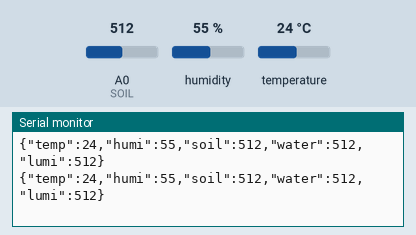
The sketch below on a simulated Arduino Uno, built with avr-gcc and run on an emulated ATmega328P. On the bench: the last lines printed to the serial monitor. The inputs (shaded band) are chosen by the test bench; at power-on: humidity 55 %, A0 (SOIL) = 512, temperature 24 °C.

Above: at 2.8 s.
2.9 s: humidity set to 22 %
At 5.3 s:
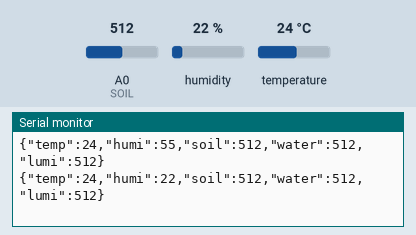
5.6 s: A0 (SOIL) set to 716
At 6.8 s:
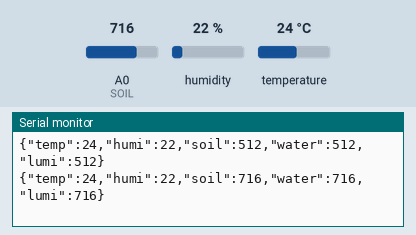
8.3 s: temperature set to 12 °C
At 10.7 s:
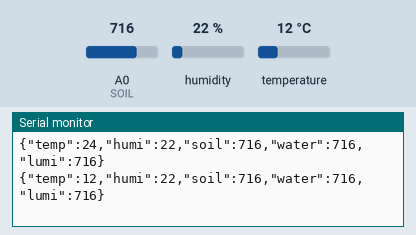
11.0 s: A0 (SOIL) set to 900
At 13.2 s:
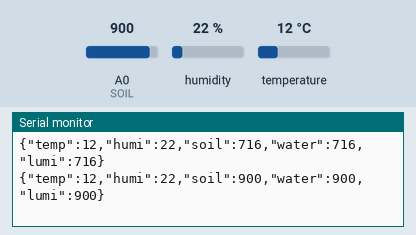
13.7 s: humidity set to 40 %
At 14.6 s:
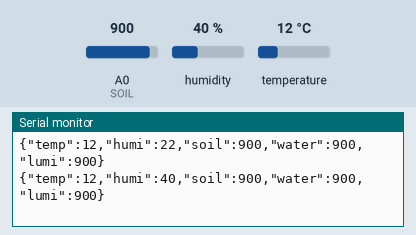
Timing chart, 0 to 16.7 s (numbered marks = the images above; inputs shaded):
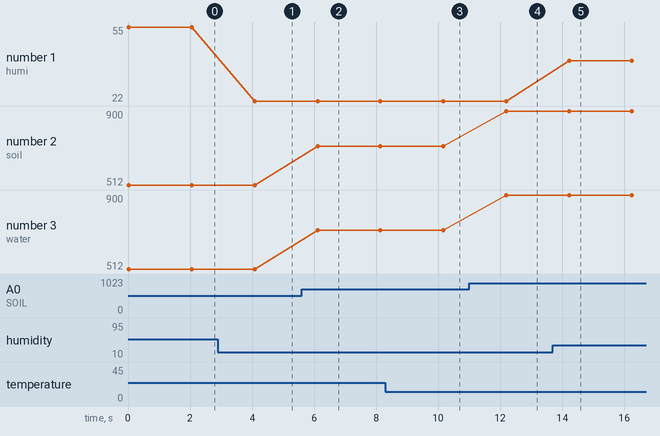

The sketch:

20200120.ino
```cpp
#include <DHT.h>
#include <ArduinoJson.h>

#define SOIL A0
#define DHTPIN 2
#define DHTTYPE DHT11

DHT dht(DHTPIN, DHTTYPE);

void setup() {
  Serial.begin(9600);
  dht.begin();
}

//함수로 받아온 데이터값을 Json으로 변환
void makeJson(float temp, float humi, int soil)
{
  StaticJsonDocument<256> doc;
  JsonObject root = doc.to<JsonObject>();
  root["temp"] = temp;
  root["humi"] = humi;
  root["soil"] = soil;
  root["water"] = soil;
  root["lumi"] = soil;

  serializeJson(root, Serial);
  Serial.println();
  delay(2000);
}

void loop() {
  float temp = dht.readTemperature();
  float humi = dht.readHumidity();
  int soil = analogRead(SOIL);

  //변환 함수 사용
  makeJson(temp, humi, soil);
}
```

Measured:
- after the input at 2.9 s, the serial monitor: prints a new line after 1.2 s (image 1)
- after the input at 5.6 s, the serial monitor: prints a new line after 0.51 s (image 2)
- after the input at 8.3 s, the serial monitor: prints a new line after 1.9 s (image 3)
- after the input at 11.0 s, the serial monitor: prints a new line after 1.2 s (image 4)
- after the input at 13.7 s, the serial monitor: prints a new line after 0.52 s (image 5)
- plotted number 1: 55 → 22 after the input at 2.9 s, 22 → 40 after the input at 13.7 s
- plotted number 2: 512 → 716 after the input at 5.6 s, 716 → 900 after the input at 11.0 s
- plotted number 3: 512 → 716 after the input at 5.6 s, 716 → 900 after the input at 11.0 s
